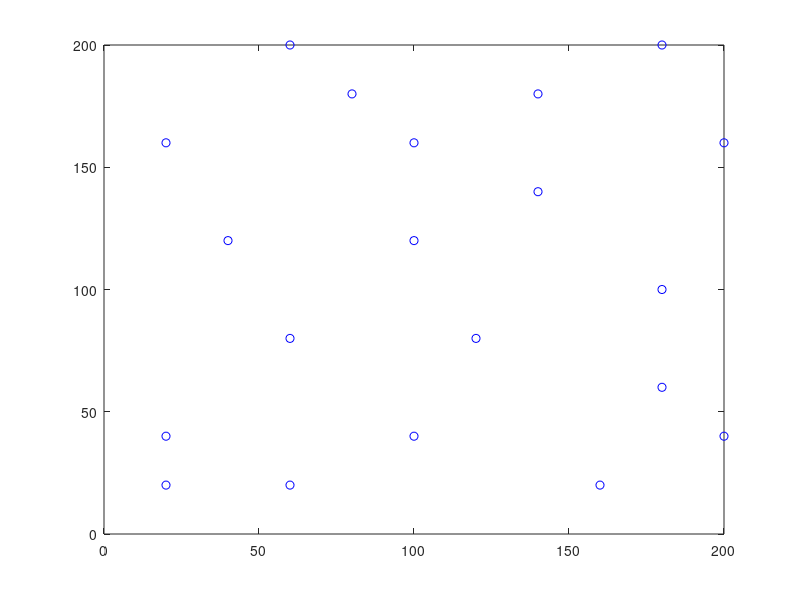

Source code (MATLAB): (Note: this script raises an error after producing the figure.)
clear all;clc;
clear all; clc;
%Leer archivo
[ids, xs, ys] = textread('ciudades.txt','%d %f %f');
cities = length(ids);
locations = zeros(cities,2);
n = 1;
%Asignar puntos
while (n <= cities)
    locations(n,1) = xs(n);
    locations(n,2) = ys(n);
    n = n+1;
end
%Dibujar punos
plot(locations(:,1),locations(:,2),'bo');
times = textread('tiempos.txt');
cities = {};
for i=1:length(ids);
    cities{i} = [i xs(i) ys(i)];
end;
pop = init_pop(cities,50);
best = get_best_route(pop);
best_distance_init = calculate_distance_route(best);
best_distance_init = num2str(best_distance_init);
fprintf(['Mejor distancia inicial: ' best_distance_init '\n']);
disp('Mejor ruta inicial:');
show_route(best);
for i=1:100;
    pop = evolvePopulation(pop);
end;